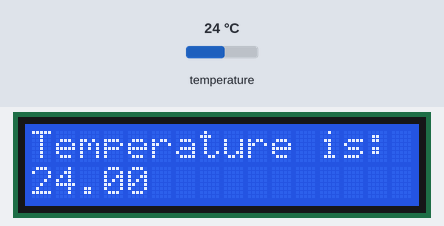
Bench run of a sketch on a simulated Arduino Uno, built with avr-gcc and run on an emulated ATmega328P. On the bench: 16×2 character LCD. The test bench sets the inputs (shaded band); at power-on: temperature 24 °C.

Above: at 1.2 s.
1.3 s: temperature set to 12 °C
At 7.6 s:
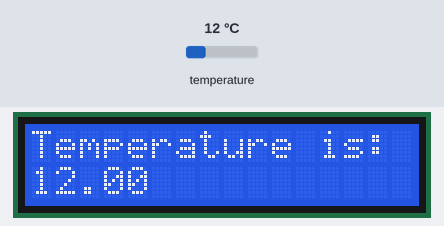
13.1 s: temperature set to 19 °C
At 18.9 s:
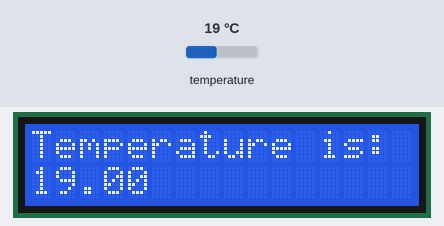
24.6 s: temperature set to 28 °C
At 30.4 s:
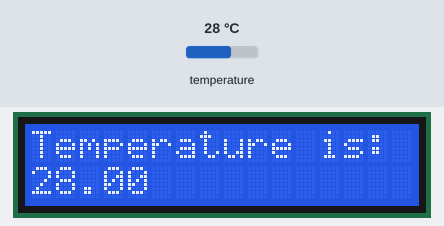
Timing chart, 0 to 31.9 s (numbered marks = the images above; inputs shaded):
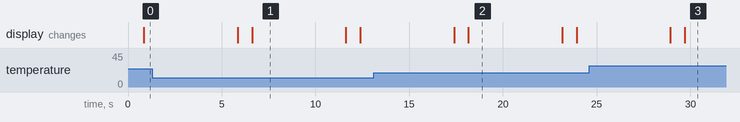

The sketch:

sketch_dec05a.ino
```cpp
#include <LiquidCrystal.h>
#include <OneWire.h>
#include <DallasTemperature.h>

// Data wire is plugged into pin 2 on the Arduino
#define ONE_WIRE_BUS 6

// Setup a oneWire instance to communicate with any OneWire devices (not just Maxim/Dallas temperature ICs)
OneWire oneWire(ONE_WIRE_BUS);
// Pass our oneWire reference to Dallas Temperature.
DallasTemperature sensors(&oneWire);

//Define os pinos que serão utilizados para ligação ao display
LiquidCrystal lcd(12, 11, 5, 4, 3, 2);

void setup()
{
  Serial.begin(9600); //Inicializa a serial
  //Define o número de colunas e linhas do LCD
  lcd.begin(16, 2);

  // Start up the library
  sensors.begin(); // IC Default 9 bit. If you have troubles consider upping it 12. Ups the delay giving the IC more time to process the temperature measurement

}

void loop()
{
  //Limpa a tela
  lcd.clear();
  //Posiciona o cursor na coluna 3, linha 0;
  lcd.setCursor(0, 0);
  //Envia o texto entre aspas para o LCD
  sensors.requestTemperatures(); // Send the command to get temperatures
  lcd.print("Temperature is: ");
  lcd.setCursor(0, 1);
  lcd.print(sensors.getTempCByIndex(0));
  delay(5000);
}
```

Measured:
- after the input at 1.3 s, the display: first differs from a run without the input after 5.3 s (image 1)
- after the input at 13.1 s, the display: first differs from a run without the input after 5.1 s (image 2)
- after the input at 24.6 s, the display: first differs from a run without the input after 5.1 s (image 3)
- what the display in image 1 shows lasts 5.0 s, from 6.6 s to 11.6 s
